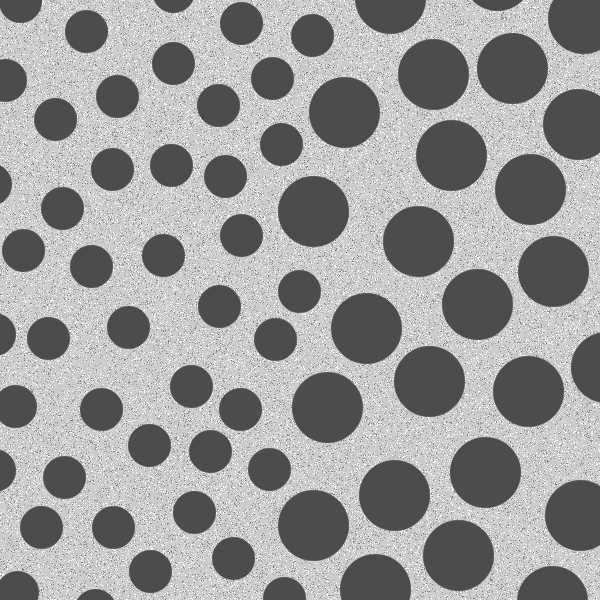
#> input picture DIP3E_Original/CH09_Images/Fig0943(a)(dark_blobs_on_light_background).tif, 600 x 600 px
$ python CH09-TextureSegmentation.py
#> lines starting #> are read from the running program, lines starting #| are printed output that depends on the picture
#!/bin/env python
#
# 纹理分割
#

import cv2 as cv
import numpy as np
import matplotlib.pyplot as plt

def morphology_gradient(gray_im, se, figure: plt.Figure = None):
    '''形态学梯度: 膨胀图像减去腐蚀图像'''
    md_im = cv.dilate(gray_im, se)
    me_im = cv.erode(gray_im, se)
    gradient_im = md_im - me_im

    if figure is not None:
        dplot = figure.add_subplot(222)
        dplot.set_title('dilate')
        dplot.set_xticks([])
        dplot.set_yticks([])
        dplot.imshow(md_im, cmap='gray')

        eplot = figure.add_subplot(223)
        eplot.set_title('erode')
        eplot.set_xticks([])
        eplot.set_yticks([])
        eplot.imshow(me_im, cmap='gray')

        gplot = figure.add_subplot(224)
        gplot.set_title('gradient')
        gplot.set_xticks([])
        gplot.set_yticks([])
        gplot.imshow(gradient_im, cmap='gray')

    return gradient_im

if __name__ == '__main__':
    figure = plt.figure()

    gray_im = cv.imread('CH09_Images/Fig0943(a)(dark_blobs_on_light_background).tif', cv.IMREAD_GRAYSCALE)
#> gray_im is the input picture: shape (600, 600); min 76, max 255, mean 153.6

    oplot = figure.add_subplot(221)
    oplot.set_title('origin')
    oplot.set_xticks([])
    oplot.set_yticks([])
    oplot.imshow(gray_im, cmap='gray')

    # 使用半径为30的结构元进行闭运算, 滤除比结构元尺寸小的黑斑点
    size = 2 * 30 + 1
    se = cv.getStructuringElement(cv.MORPH_ELLIPSE, (size,size))
    mc_im = cv.morphologyEx(gray_im, cv.MORPH_CLOSE, se)
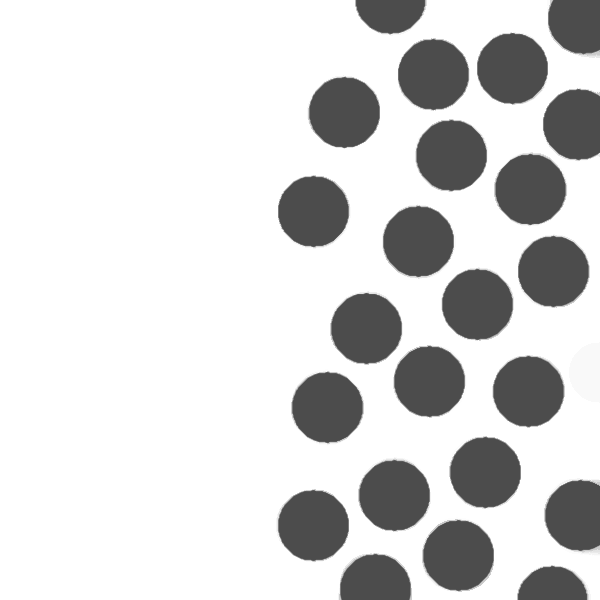
#> mc_im: shape (600, 600); min 76, max 255, mean 213.8

    mcplot = figure.add_subplot(222)
    mcplot.set_title('morphological close@ellipse 30')
    mcplot.set_xticks([])
    mcplot.set_yticks([])
    mcplot.imshow(mc_im, cmap='gray')

    # 使用尺寸大于斑点间的距离结构元进行开运算, 删除斑点间的间隙
    size = 2 * 60 + 1
    se = cv.getStructuringElement(cv.MORPH_ELLIPSE, (size,size))
    mo_im = cv.morphologyEx(mc_im, cv.MORPH_OPEN, se)
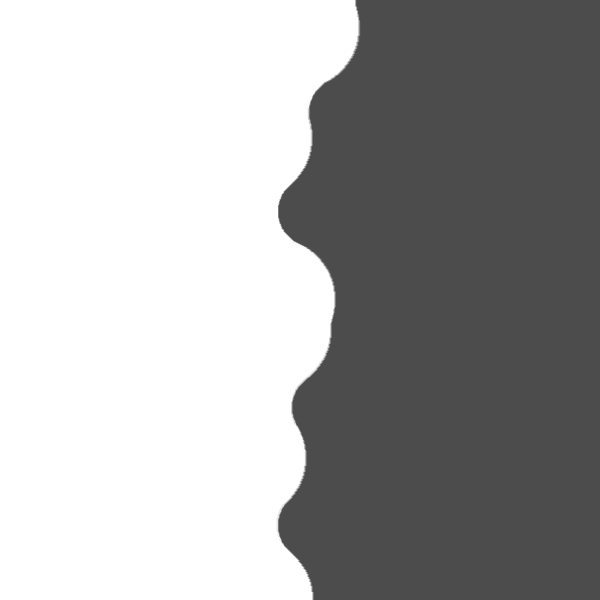
#> mo_im: shape (600, 600); min 76, max 255, mean 169

    moplot = figure.add_subplot(223)
    moplot.set_title('morphological open@ellipse 60')
    moplot.set_xticks([])
    moplot.set_yticks([])
    moplot.imshow(mo_im, cmap='gray')

    # 形态学梯度, 获取边界
    se = np.ones((3,3))
    mg_im = morphology_gradient(mo_im, se)
#> in morphology_gradient, `gradient_im = md_im - me_im`:
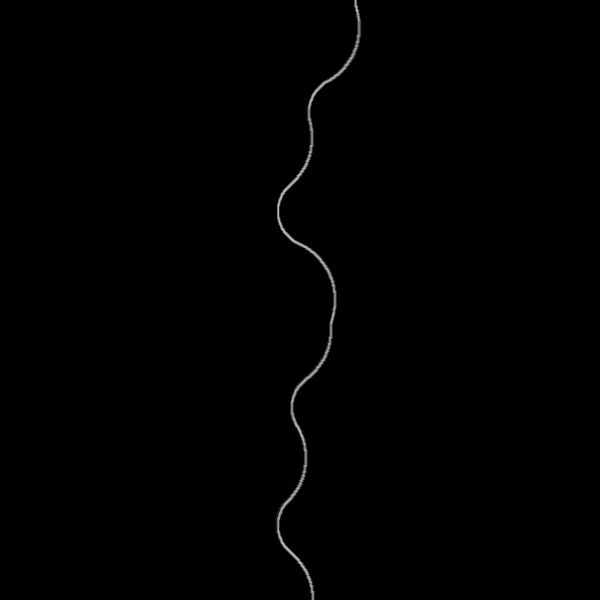
#> gradient_im: shape (600, 600); min 0, max 179, mean 0.9

    res_im = gray_im + mg_im
    res_im[res_im > 255] = 255

    mgplot = figure.add_subplot(224)
    mgplot.set_title('morphological gradient')
    mgplot.set_xticks([])
    mgplot.set_yticks([])
    mgplot.imshow(res_im, cmap='gray')

    plt.show()
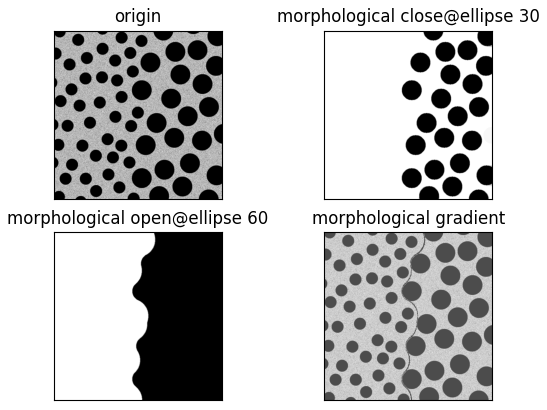
#> figure drawn by matplotlib, 4 panels
